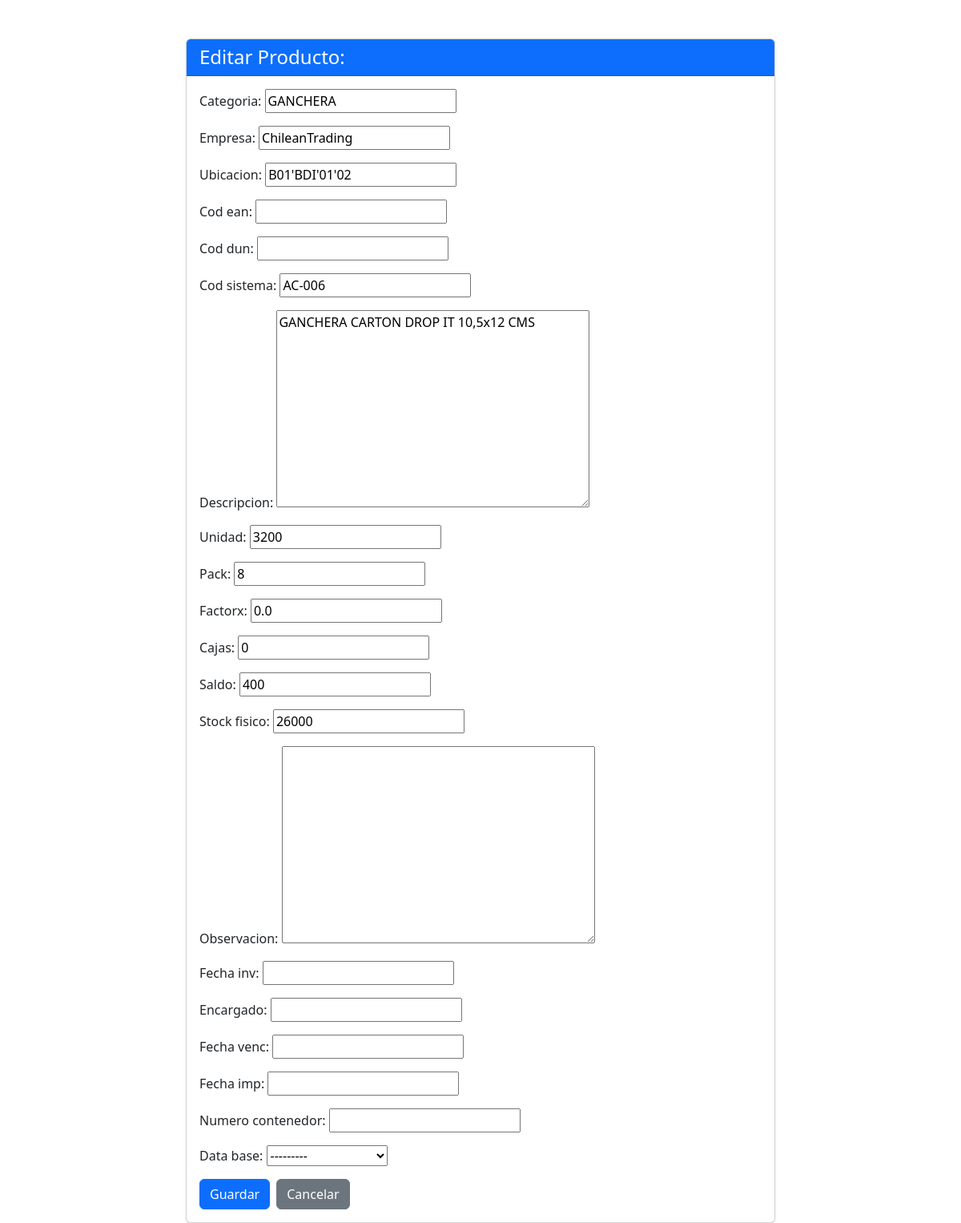
The page /productos/editar/19361/ on the database its author committed.
### productos/models.py (models this page shows, shortened)
class Producto(models.Model):
    categoria = models.CharField(max_length=100, blank=True, null=True)
    empresa = models.CharField(max_length=100, blank=True, null=True)
    ubicacion = models.CharField(max_length=100, blank=True, null=True)
    cod_ean = models.CharField(max_length=50, blank=True, null=True)
    cod_dun = models.CharField(max_length=50, blank=True, null=True)
    cod_sistema = models.CharField(max_length=50, blank=True, null=True)
    descripcion = models.TextField(max_length=350, blank=True, null=True)
    unidad = models.CharField(max_length=20, blank=True, null=True)
    pack = models.IntegerField(blank=True, null=True)
    factorx = models.FloatField(blank=True, null=True)
    cajas = models.IntegerField(blank=True, null=True)
    saldo = models.IntegerField(blank=True, null=True)
    stock_fisico = models.IntegerField(blank=True, null=True)
    observacion = models.TextField(max_length=350, blank=True, null=True)
    fecha_inv = models.DateField(default=datetime.date.today, blank=True, null=True)
    encargado = models.CharField(max_length=100, blank=True, null=True)
    fecha_venc = models.DateField(blank=True, null=True)
    fecha_imp = models.DateField(default=datetime.date.today, blank=True, null=True)
    numero_contenedor = models.CharField(max_length=100, blank=True, null=True)
    Data_base = models.ForeignKey(Categoria, on_delete=models.CASCADE,blank=True, null=True)

class Categoria(models.Model):
    categoria = models.CharField(max_length=100)
    def __str__(self):
        return self.categoria

### productos/views.py (the view)
# urls.py: path('editar/<int:id>/', views.editar_producto, name='editar_producto'),
def editar_producto(request, id):
    producto = Producto.objects.get(id=id)
    if request.method == 'POST':
        form = ProductoForm(request.POST, instance=producto)
        if form.is_valid():
            form.save()
            registrar_movimiento(
                usuario=request.user,
                accion='MODIFICAR',
                descripcion=f"Editó el producto: {producto.descripcion} (ID {producto.id})",
                ip=request.META.get('REMOTE_ADDR')
            )
            return redirect('productos:index')
    else:
        form = ProductoForm(instance=producto)
    return render(request, 'editar.html', {'form': form})

### productos/forms.py
class ProductoForm(ModelForm):
    class Meta:
        model = models.Producto
        fields ='__all__' #Incluye todos los campos del modelo

### productos/templates/editar.html (shortened to what this page needs)
<!DOCTYPE html>
<html lang="es">
<head>
    <link href="https://cdn.jsdelivr.net/npm/bootstrap@5.3.3/dist/css/bootstrap.min.css" rel="stylesheet"
>
</head>
<body>
    <div class="container mt-5">
        <div class="row justify-content-center">
            <div class="col-md-8">
                <div class="card shadow-sm">
                    <div class="card-header bg-primary text-white">
                        <h1 class="h4 mb-0">Editar Producto: {{ producto.nombre }}</h1>
                    </div>
                    <div class="card-body">
                        <form method="post" id="editar-producto-form">
                            <div class="mb-3">
                                {{ form.as_p }}
                            </div>
                            <div class="d-flex gap-2">
                                <button type="submit" class="btn btn-primary">Guardar</button>
                                <a href="{% url 'productos:index' %}" class="btn btn-secondary">Cancelar</a>
                            </div>
                        </form>
                    </div>
                </div>
            </div>
        </div>
    </div>
</body>
</html>

### rows shown on the page
Producto: categoria "GANCHERA", empresa "ChileanTrading", ubicacion "B01'BDI'01'02", cod_sistema "AC-006", descripcion "GANCHERA CARTON DROP IT 10,5x12 CMS", unidad "3200", pack "8", factorx "0.0", cajas "0", saldo "400", stock_fisico "26000", Data_base "---------"
